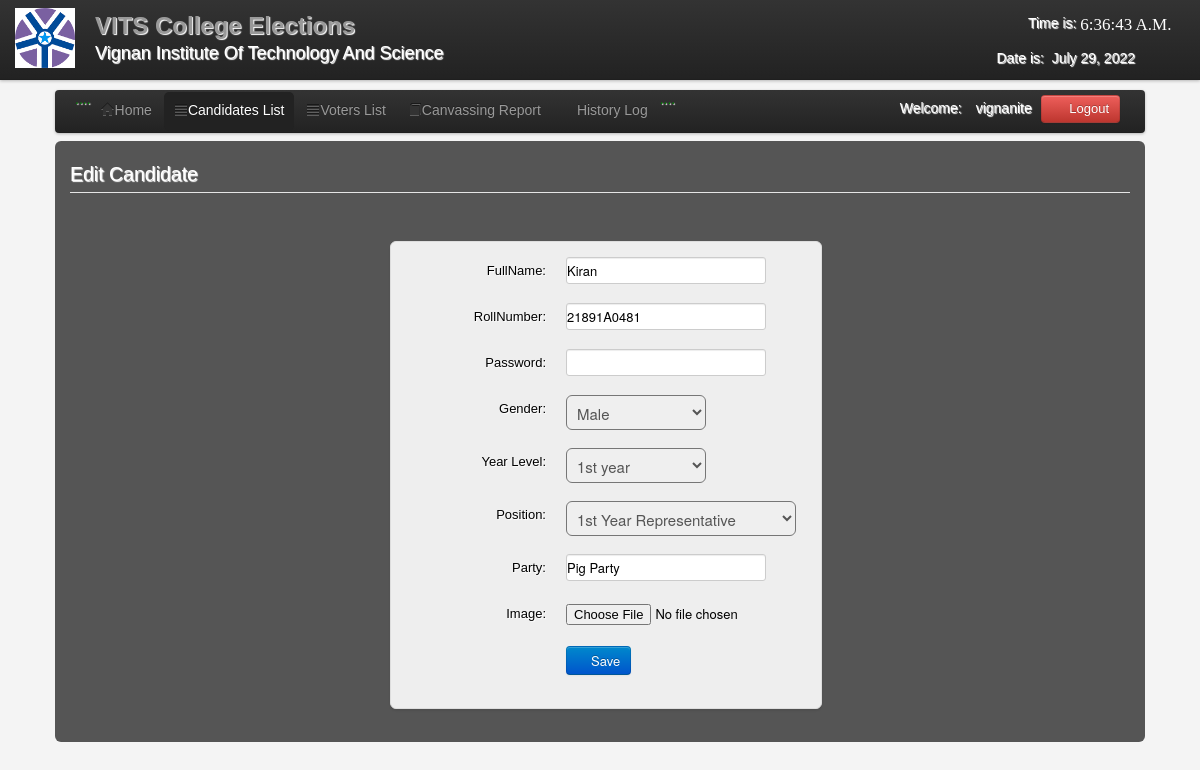
Page /admin/edit_candidate.php?id=5001 (signed in) on the committed database.
### tables this page shows
CREATE TABLE IF NOT EXISTS `users` (
  `User_id` int(11) NOT NULL AUTO_INCREMENT,
  `FullName` varchar(100) NOT NULL,
  `UserName` varchar(100) NOT NULL,
  `Password` varchar(100) NOT NULL,
  `User_Type` varchar(50) NOT NULL,
  PRIMARY KEY (`User_id`)
);

CREATE TABLE IF NOT EXISTS `candidate` (
  `CandidateID` int(11) NOT NULL AUTO_INCREMENT,
  `RollNumber` varchar(200) NOT NULL,
  `abc` varchar(1) NOT NULL,
  `Position` varchar(200) NOT NULL,
  `Party` varchar(100) NOT NULL,
  `FullName` varchar(200) NOT NULL,
  `Gender` varchar(6) NOT NULL,
  `Year` varchar(100) NOT NULL,
  `Photo` varchar(200) NOT NULL,
  PRIMARY KEY (`CandidateID`)
);

### admin/session.php (called while the page is built, shortened)
<?php
$id_session=$_SESSION['id'];
?>

### admin/edit_candidate.php (the view, shortened to what this page needs)
<?php
include('session.php');
include('header.php');
include('dbcon.php');
$get_id=$_GET['id'];
?>
</head>
<body>
<?php include('nav_top.php'); ?>
<div class="wrapper">
<div class="home_body">
<div class="navbar">
	<div class="navbar-inner">
	<div class="container">
	<ul class="nav nav-pills">
	  <li>....</li>
	  <li><a href="home.php"><i class="icon-home icon-large"></i>Home</a></li>
	  <li class="active"><a  href="candidate_list.php"><i class="icon-align-justify icon-large"></i>Candidates List</a></li>
	  <li class=""><a  href="voter_list.php"><i class="icon-align-justify icon-large"></i>Voters List</a></li>
		 <li><a  href="canvassing_report.php"><i class="icon-book icon-large"></i>Canvassing Report</a></li>
		    <li><a  href="History.php"><i class="icon-table icon-large"></i>History Log</a></li>
		   <li>....</li>
	 </ul>
	<form class="navbar-form pull-right">
		<?php $result=mysqli_query($conn,"select * from users where User_id='$id_session'");
	$row=mysqli_fetch_array($result);
	?>
	<font color="white">Welcome:<i class="icon-user-md"></i><?php echo $row['FullName']; ?></font>
	<a class="btn btn-danger" id="logout" data-toggle="modal" href="#myModal"><i class="icon-off"></i>&nbsp;Logout</a>
	</form>
	</div>
	</div>
	</div>
	<div id="element" class="hero-body">
	<?php
	$result=mysqli_query($conn,"select * from candidate where CandidateID='$get_id'") or die(mysqli_error());
	$row=mysqli_fetch_array($result);
	?>
	<?php
	$result_user=mysqli_query($conn,"select * from users where User_id='$get_id'") or die(mysqli_error());
    $row_user=mysqli_fetch_array($result_user);
    ?>
	<form method="POST"  class="form-horizontal" enctype="multipart/form-data">
    <fieldset>
    <legend><font color="white">Edit Candidate</font></legend>
	<div class="candidate_margin">
	<ul class="thumbnails_new_voter">
    <li class="span3">
    <div class="thumbnail_new_voter">
	<div class="control-group">
    <label class="control-label" for="input01">FullName:</label>
    <div class="controls">
    <input type="text" name="rfullname" class="rfullname" value="<?php echo $row['FullName']; ?>">
    </div>
    </div>
	<div class="control-group">
    <label class="control-label" for="input01">RollNumber:</label>
    <div class="controls">
    <input type="text" name="rrollnumber" class="rrollnumber" value="<?php echo $row['RollNumber']; ?>">
    </div>
    </div>
	<div class="control-group">
	<label class="control-label" for="input01">Password:</label>
	<div class="controls">
    <input type="password" name="rpwd" class="rpwd" value="<?php echo $row_user['Password']; ?>">
    </div>
    </div>
	<div class="control-group">
    <label class="control-label" for="input01">Gender:</label>
    <div class="controls">
   <select name="rgender" class="rgender" id="span2">
   <option><?php echo $row['Gender']; ?></option>
	</select>
    </div>
    </div>
	<div class="control-group">
    <label class="control-label" for="input01">Year Level:</label>
    <div class="controls">
   <select name="ryear" class="ryear" id="span2">
     <option><?php echo $row['Year']; ?></option>
	</select>
    </div>
    </div>
	<div class="control-group">
    <label class="control-label" for="input01">Position:</label>
    <div class="controls">
   <select name="rposition" class="rposition" id="span90">
    <option><?php echo $row['Position']; ?></option>
	</select>
    </div>
    </div>
		<div class="control-group">
    <label class="control-label" for="input01">Party:</label>
    <div class="controls">
    <input type="text" name="party" class="party" value="<?php echo $row['Party']; ?>">
    </div>
    </div>
<div class="control-group">
	<label class="control-label" for="input01">Image:</label>
    <div class="controls">
	<input type="file" name="image" class="font">
    </div>
    </div>
	<div class="control-group">
    <div class="controls">
	<button class="btn btn-primary" name="save"><i class="icon-save icon-large"></i>Save</button>
    </div>
    </div>
    </fieldset>
    </form>
	</div>
</div>
</div>
</body>
</html>

### admin/css/Home.css (style rules this page uses)
* { margin:0; padding:0; }
body { font-family:"Trebuchet MS", "Myriad Pro", Arial, sans-serif; font-size:14px; background-color: #fff; background:#f4f4f4 url(../images/bg.gif) repeat top left; text-shadow:1px 1px 1px #fff; background-position: 0 0px; }
.wrapper { width:1090px; margin:10px auto; }

### admin/edit_candidate.php (style rules this page uses)
body { background-image: url('images/c11.png'); background-repeat: no-repeat; background-attachment: fixed; background-size: 100% 100%; }

### rows in the picture
users: FullName "vignanite"
candidate: rfullname "Kiran", rrollnumber "21891A0481", rgender "Male", ryear "1st year", rposition "1st Year Representative", party "Pig Party"
